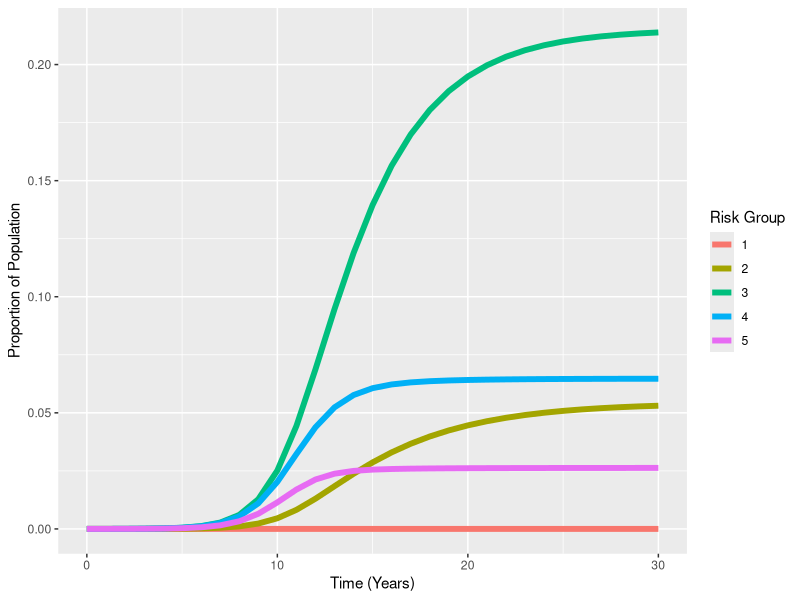

The R source for this figure:
library(deSolve)
library(ggplot2)
library(reshape2)


m<-5  #Number of risk groups
beta<-0.0016*c(0,3,10,60,100)%*%t(c(0,3,10,60,100)) #Matrix of transmission rates between to risk group i (rows) from risk group j (columns)
gamma<-rep(0.2,m) #Vector of recovery rate per risk group 
n<-c(0.06,0.31,0.52,0.08,0.03) #Vector of proportion of the population that are in each risk group
x<-c(0.0,0.0,0.0,0.0,1e-5)  #Vector of initial proportions of the population that are both infectious and in each risk group
MaxTime<-30 #Number of years

sis_ode <- function(times,x,parms){
  with(as.list(c(parms,x)),{
    # ODEs
    I<-matrix(x[1:m],nrow=m,ncol=1)
    dI<-+(beta%*%I)*(n-I)-gamma*I
    list(c(dI))
  })
}

times<-seq(0,MaxTime,1)
parms<-list(beta=beta,gamma=gamma,n=n,m=m)
sis_out <- as.data.frame(lsoda(x,times,sis_ode,parms))

sis_out_long <- melt(sis_out,"time")  #Collapse dataset from "wide" to "long" format for plotting
ggplot(sis_out_long,aes(x=time,y=value,colour=variable,group=variable)) +
  geom_line(lwd=2) + labs(x="Time (Years)",y="Proportion of Population",color="Risk Group")
